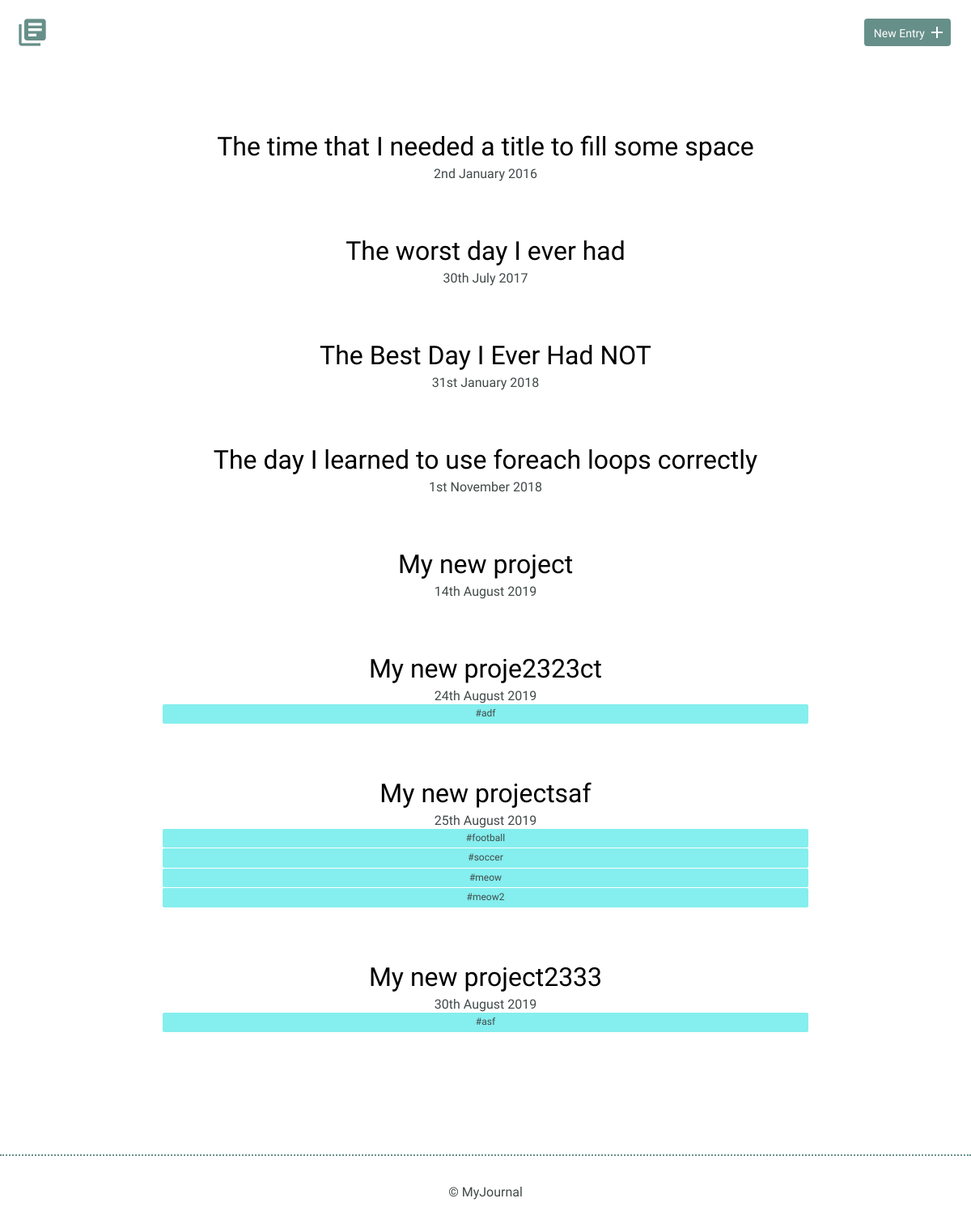
Before: / with the older database file.
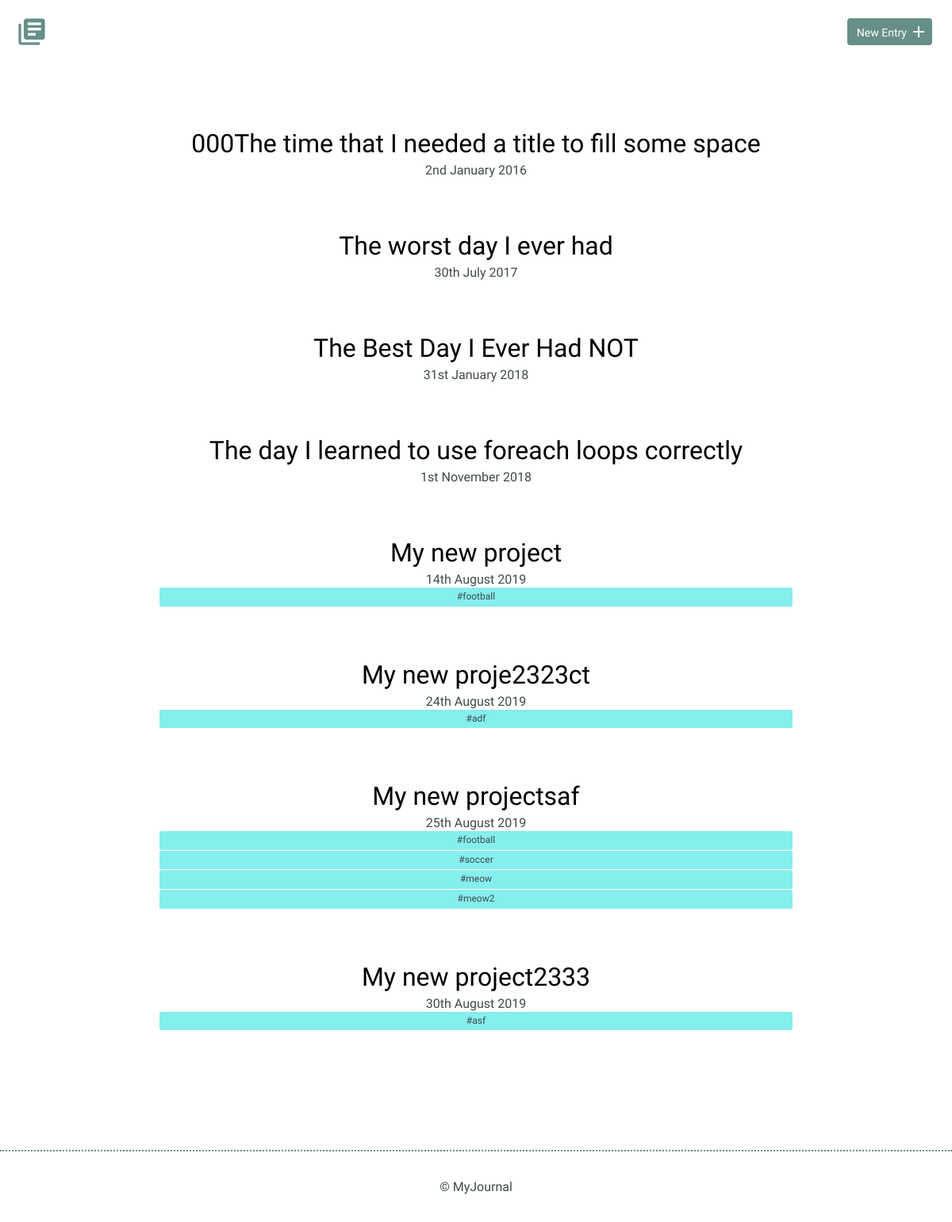
After: the same page with the newer database file.
### tables this page shows
CREATE TABLE "entries" (
	"id"	INTEGER,
	"title"	TEXT,
	"date"	TEXT,
	"time_spent"	INTEGER,
	"learned"	BLOB,
	"resources"	BLOB,
	"tags"	TEXT,
	PRIMARY KEY("id")
);

### index.php (the view)
<?php
include("inc/header.php");
try {
    $results = $db->query(
        "SELECT * FROM entries ORDER BY date ASC"
    );
} catch (Exception $e) {
    echo $e->getMessage();
    die();
}
$entries = $results->fetchAll(PDO::FETCH_ASSOC);
?>
<section>
    <div class="container">
        <div class="entry-list">
            <?php
            foreach ($entries as $entry) {
                $date = new DateTime($entry['date']);
                echo '
                <article>
                    <h2>
                    <a href="detail.php?id=' . $entry['id'] . '">'
                    . $entry['title'] . '</a>
                    </h2>
                    <time datetime="' . $entry['date'] . '">'
                    . $date->format('jS F Y') .
                    '</time>';
                echo '<div class="tags-div">';
                if ($entry['tags']) {
                    $string = explode(",", $entry['tags']);
                    foreach ($string as $word) {
                        echo "<p class='tags-inline'>#" . trim($word) . "</p>";
                    }
                }
                echo '</div>';
                echo '</article>';
            }
            ?>
        </div>
    </div>
</section>
<?php
include("inc/footer.php");
?>

Changed rows visible on the page:
changed entries: title "The time that I needed a title to fill some space" → "000The time that I needed a title to fill some space"
now on one of the page's lists (row edited): entries: tags "football"
